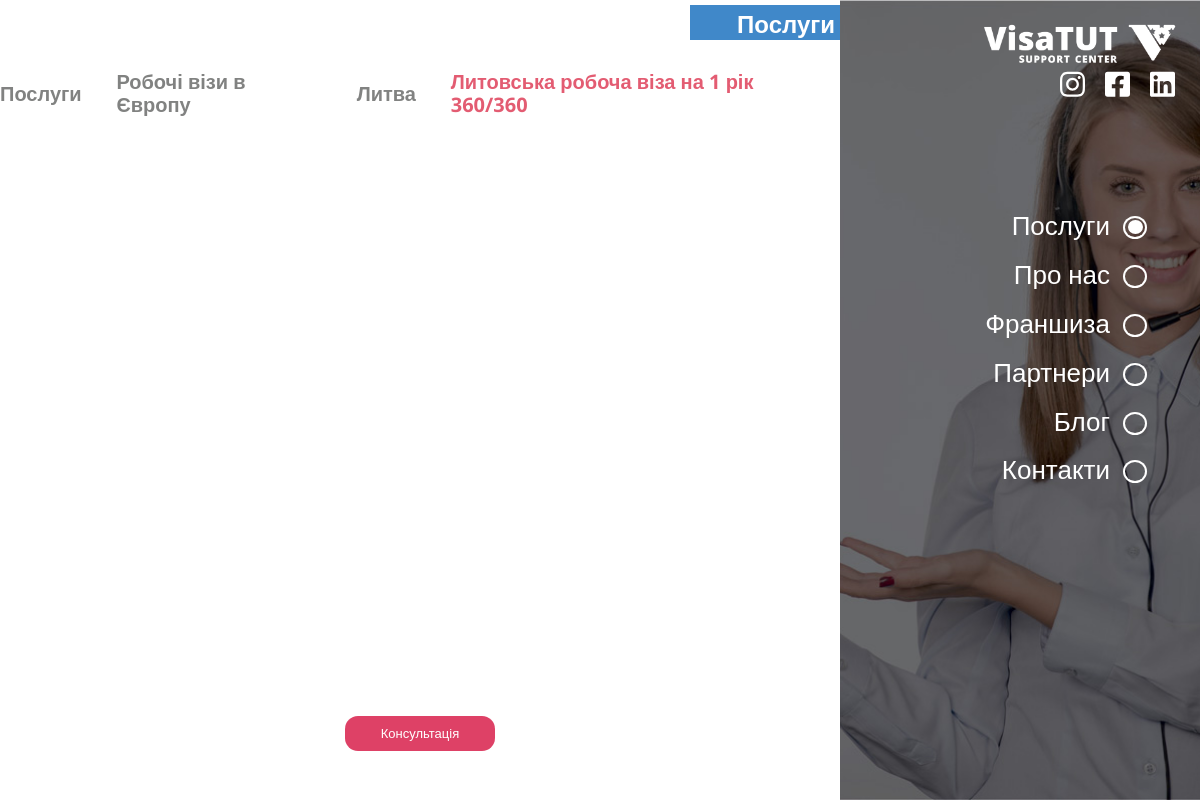
The page /service/1/ on the database its author committed.
### project/service/models.py (models this page shows, shortened)
class Service(models.Model):
    title      = models.CharField(verbose_name=('Заголовок'), max_length=255)
    categories = models.ManyToManyField(verbose_name=("Категорії послуги"), null=True, to="service.ServiceCategory", related_name='services')
    countries  = models.ManyToManyField(verbose_name=("Країни"),            null=True, to="service.Country",         related_name='services')
    header     = models.TextField(verbose_name=("Заголовок"), blank=True, null=True, max_length=1000)
    advantages = HTMLField(verbose_name=("Переваги"),            blank=True, null=True)
    procedure  = HTMLField(verbose_name=("Процедура відкриття"), blank=True, null=True)
    addition   = HTMLField(verbose_name=("Додаткові вимоги"),    blank=True, null=True)
    class Meta:
        verbose_name = 'Сервіс по країнах'
        verbose_name_plural = 'Сервіси по країнах'

class ServiceCategory(models.Model):
    title     = models.CharField(verbose_name=('Назва'), max_length=255)
    thumbnail = models.ImageField(verbose_name=("Картинка"), blank=True, null=True, upload_to='service_category/')
    class Meta:
        verbose_name = ('Категорія сервісу')
        verbose_name_plural = ('Категорія сервісу')

class Country(models.Model):
    title      = models.CharField(verbose_name=("Назва"), max_length=255)
    thumbnail  = models.ImageField(verbose_name=("Картинка"), blank=True, null=True, upload_to='country/')
    categories = models.ManyToManyField(verbose_name=("Категорії"), to='service.ServiceCategory', related_name='countries', related_query_name='country', null=True, blank=False)
    class Meta:
        verbose_name = 'Країна'
        verbose_name_plural = 'Країни'

### project/views.py (the view)
# urls.py: path('service/<id>/',      service,           name='service'),
def service(request, id):
    service   = Service.objects.get(id=id)
    return render(request, 'service.html', locals())

### templates/service.html (shortened to what this page needs)
<!DOCTYPE html>
<html lang="en">
<head>
	<link rel="stylesheet" href="/static/css/style.css">
</head>
<body class="services_fixed">
	<div class="nav-bar">
		<a class="logo_link" href="#">
			<div class="logo-wrap">
				<img src="/static/img/logo.png" alt="">
			</div>
		</a>
		<div class="hidden_nav-bar">
			<div data-index="2" data-menuanchor="secondPage" class="hidden_name slide psevdo_link">
				<div class="psevdo_point">
					<div class="psevdo_sub-point psevdo_sub-point_active">
					</div>
				</div>
				<a href="#secondPage">
					Послуги
				</a>
			</div>
			<div data-index="3" data-menuanchor="3thPage" class="hidden_name slide psevdo_link">
				<div class="psevdo_point">
					<div class="psevdo_sub-point">
					</div>
				</div>
				<a href="#3thPage">
					Про нас
				</a>
			</div>
			<div data-index="4" data-menuanchor="4thpage" class="hidden_name slide psevdo_link">
				<div class="psevdo_point">
					<div class="psevdo_sub-point">
					</div>
				</div>
				<a href="#4thpage">
					Франшиза
				</a>
			</div>
			<div data-index="5" data-menuanchor="5thpage" class="hidden_name slide psevdo_link">
				<div class="psevdo_point">
					<div class="psevdo_sub-point">
					</div>
				</div>
				<a href="#5thpage">
					Партнери
				</a>
			</div>
			<div data-index="6" data-menuanchor="6thpage" class="hidden_name slide psevdo_link">
				<div class="psevdo_point">
					<div class="psevdo_sub-point">
					</div>
				</div>
				<a href="#6thpage">
					Блог
				</a>
			</div>
			<div data-index="7" data-menuanchor="7thpage" class="hidden_name slide psevdo_link">
				<div class="psevdo_point">
					<div class="psevdo_sub-point">
					</div>
				</div>
				<a href="#7thpage">
					Контакти
				</a>
			</div>
		</div>
		  <div class="sociate-block">
			<div class="sociate-prof">
			</div>
			<div class="sociate-prof">
			</div>
			<div class="sociate-prof">
			</div>
		</div>
	</div>
		<section id="sect2" class="sect_name section sect2 services2">
			<div class="default-block">
				<div class="default-content">
					<div class="main__title">
						<h1 class="title_name">
							Послуги
						</h1>
					</div>
					<div class="mini-navigation-block">
						<div data-nav="nav1" data-scheme="1" class="nav_name nav_name_link">
							Послуги
						</div>
						<div data-scheme="11" class="nav_name nav_name_link">
							{{service.categories.all.first.title}}
						</div>
						<div class="nav_name">
							<a href="{% url 'services' service.categories.all.first.countries.all.first.pk service.categories.all.first.pk %}">
								{{service.categories.all.first.countries.all.first.title}}
							</a>
						</div>
						<div class="nav_name nav_name_active">
							{{service.title}}
						</div>
					</div>
					<div class="blog-block normalScroll">
					</div>
					<div class="header-btn form_consultation" data-src='#form_cons'>
						Консультація
					</div>
				</div>
				<div class="default-image default-image-1">
				</div>
			</div>
		</section>
</body>
</html>

### rows shown on the page
Service: categories.all.first "Робочі візи в Європу", categories.all.first.countries.all.first "Литва", title "Литовська робоча віза на 1 рік 360/360"
